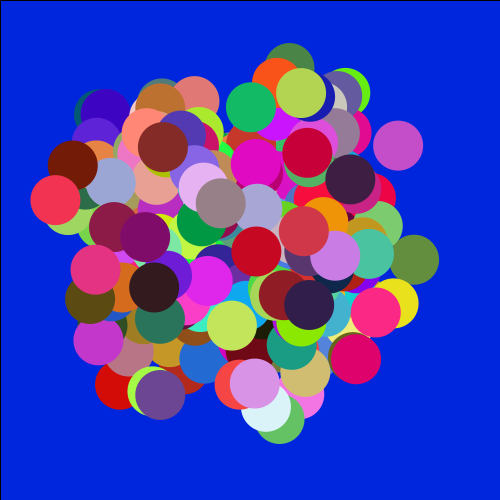
Frame 1 (no input)
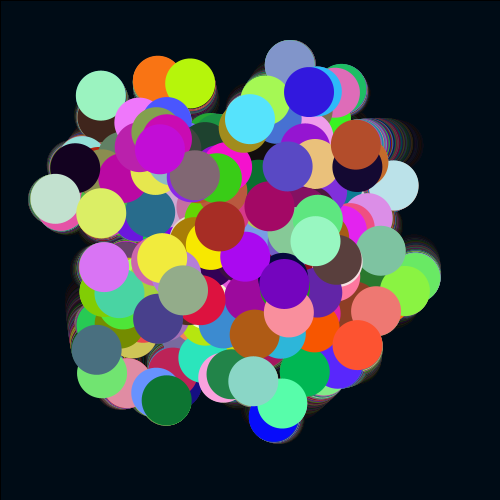
Frame 60 (the mouse pressed at the canvas centre just before this capture)
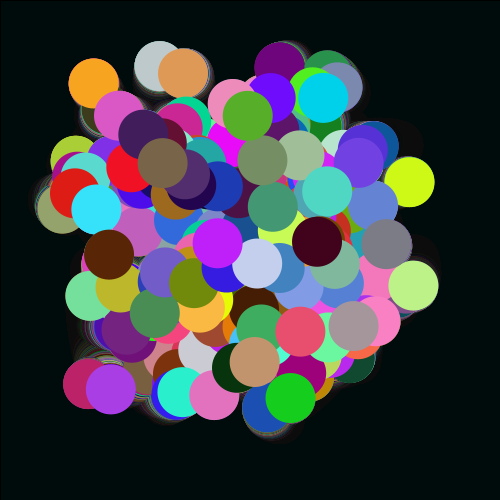
Frame 120 (the mouse held since frame 60 and released just before this capture)

The Processing sketch that drew these frames (run headless with seeded random() and noise(); from frame 60 on, the mouse is pressed at the canvas centre):

// Processing sketch: magicalworms
// ── magicalworms.pde
float X; float Y;
void setup(){
size(500, 500);
background(0, 40, 230);



}


void draw(){
X=random(600);
Y=random(600);
makeMagical();
for(int i=0; i<301;i++){
  fill(random(255),random(255),random(255));
ellipse(getWormX(i),getWormY(i),50,50);
}

}
float frequency = .001;
float noiseInterval = PI;

void makeMagical() {
     fill( 0, 0, 0, 10 );
     rect(0, 0, width, height);
     noStroke();
}

float getWormX(int i) {
     return map(noise(i*noiseInterval + frameCount * frequency), 0, 1, 0, width);
}

float getWormY(int i) {
     return map(noise(i*noiseInterval+1 + frameCount * frequency), 0, 1, 0, height);
}
